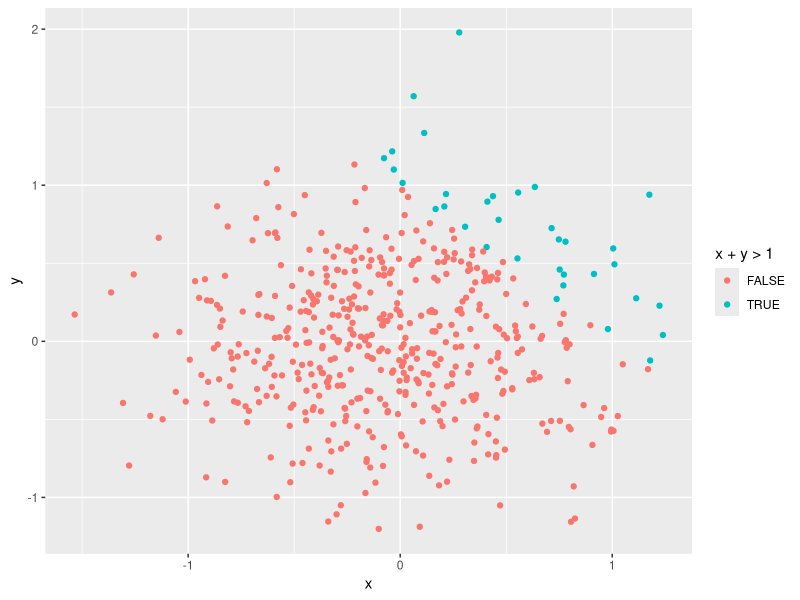
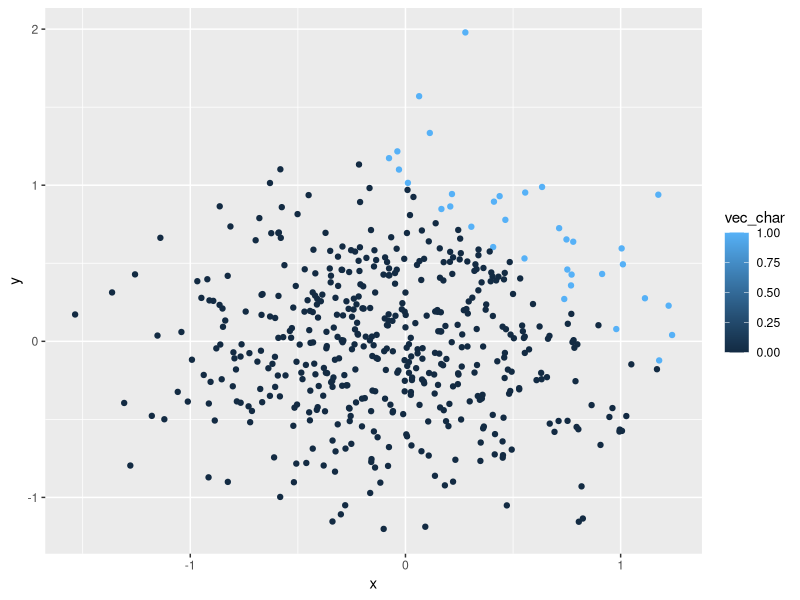
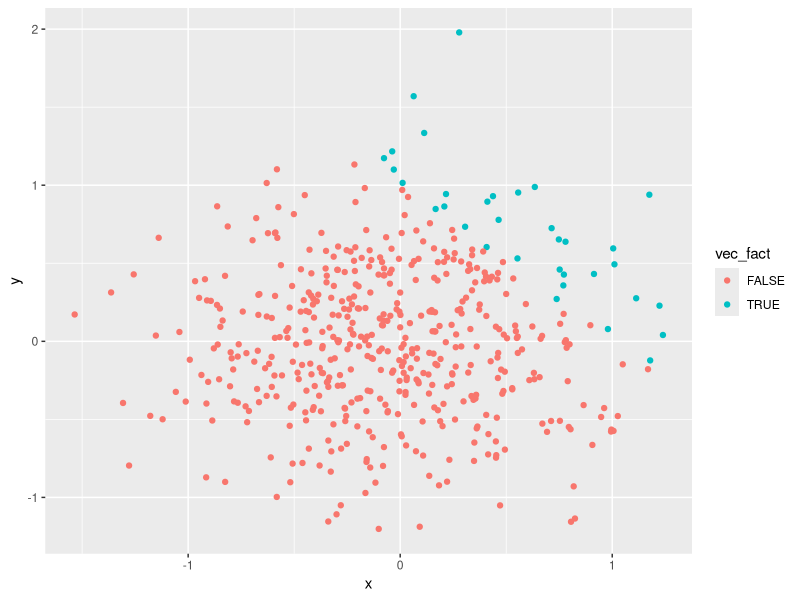
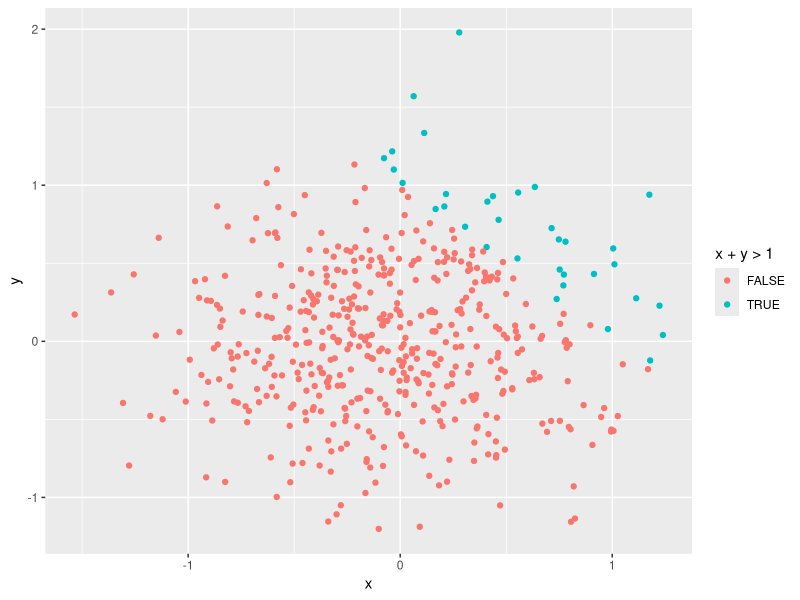

Write R code to recreate these figures, in order.
## ---- chunk 1
knitr::opts_chunk$set(echo = TRUE)
library(tidyverse) # this is how I load a library

## ---- chunk 2


problem_1_df = tibble(
  x = rnorm(8, sd = .5), #Created a random sample with 8 observations
  vec_logical = (x> 0),  # Cretes a logical vector that makes all x obs >0
  vec_char = c("Coding", "in", "R", "language", "is", "so", "much","fun"), #created a vector with a character
  vec_factor = factor(c("male", "male", "female", "female","male", "male", "female", "female")) # created a variable with two level factor
)

problem_1_df%>%
  summarise(meanx = mean(x))  # the mean of x (a random sample of size 8 from a standard Normal distribution is 0.0563209	)

problem_1_df%>%
  summarise(meanlog = mean(vec_logical)) # mean of this is 0.375	

problem_1_df%>%
  summarise(meanchar = mean(vec_char)) # cant do this because is a character vector

problem_1_df%>%
  summarise(meanfact = mean(vec_factor)) #cant do this because is a factor vector



## ---- chunk 3

problem_2_df = tibble(
   x = rnorm(500, sd = .5),
   y = rnorm(500, sd = .5),
   vec_logic = (x + y > 1),
   vec_char =( as.numeric(vec_logic)),
   vec_fact =( as.factor(vec_logic ))
)
    nrow(problem_2_df)   
    ncol(problem_2_df)  # *the size of the dataset 500 by 5
    
    
   problem_2_df%>%
    summarise(mean_x = mean(x), 
              sd(x), 
              median (x))  # mean = 0.00460194, stdev =0.5161848 and median =-0.006032529	
  
  problem_2_df%>%
    count(x +y >1) %>%
    mutate(freq = n / sum(n)) #The proportion of cases for which x + y > 1 = 7.6%
    
  
  
ggplot(problem_2_df, aes(x = x, y = y, color = x + y > 1)) + geom_point() # colored scatterplot where blue are x + y > 1 and pink are the values x + y =< 1
ggsave("scatter_plot_1.pdf", height = 4, width = 6)

ggplot(problem_2_df, aes(x = x, y = y, color = vec_char)) + geom_point() # colored scatterplot where darker blue are the vaues are closer to zero and lighter blue are those closer to 1

ggplot(problem_2_df, aes(x = x, y = y, color = vec_fact)) + geom_point()# colored scatterplot where blue are x + y > 1 and pink are the values x + y =< 1



